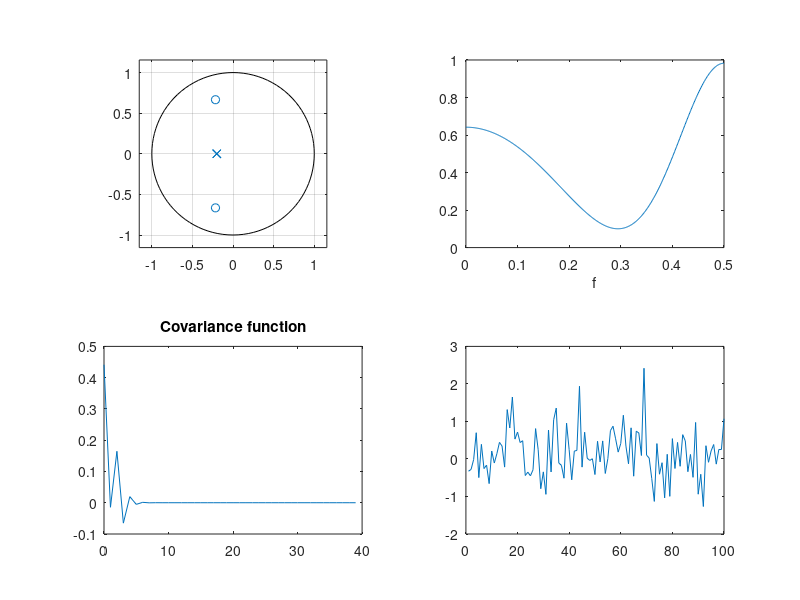
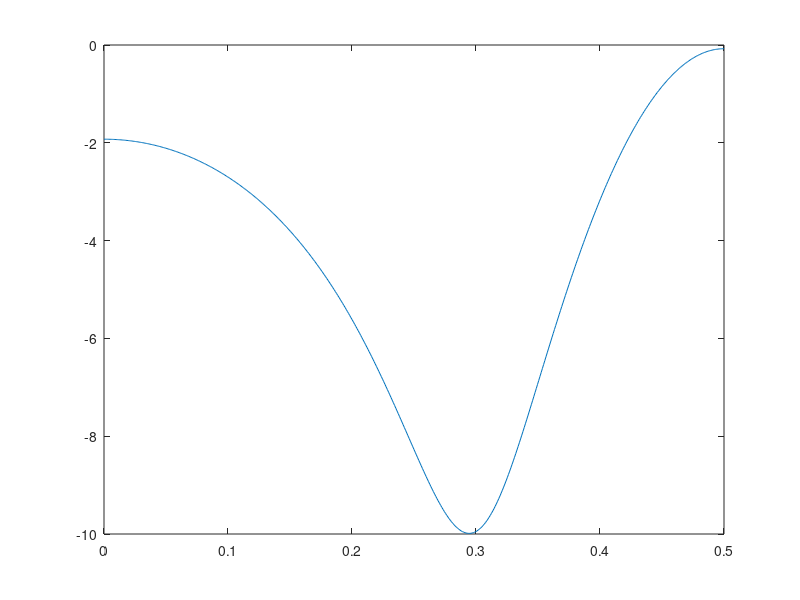

MATLAB code to generate these figures, in order:
close all
clear

rhoa=0.2;
freqa=0.5;

rhoc=0.7;
freqc=0.3;

A=poly([rhoa*exp(1i*2*pi*freqa) rhoa*exp(-1i*2*pi*freqa)])
C=poly([rhoc*exp(1i*2*pi*freqc) rhoc*exp(-1i*2*pi*freqc)])

sigma=0.6;
sigma2=0.4;

subplot(221);
zplane(C,A);

subplot(222);
[H,w]=freqz(sigma*C,A,1024,'whole');
R=abs(H).^2;
plot(w(1:513)/2/pi,R(1:513))
xlabel("f");

subplot(223)
r=ifft(R);
plot([0:39],r(1:40));
title("Covariance function");

n=150;
e = sqrt(sigma2)*randn(n,1);
x = filter(C, A, e);
xstat=x(51:150);
subplot(224)
plot(xstat)

figure();
plot(w(1:513)/2/pi,10*log10(R(1:513)));